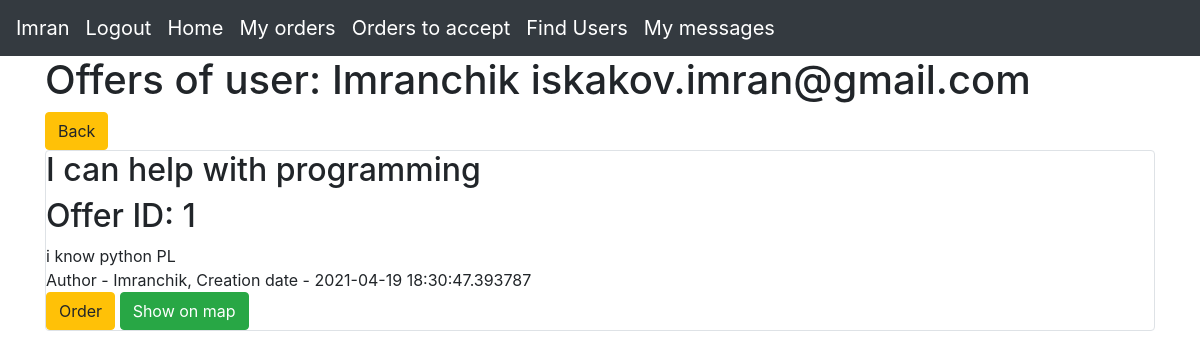
The app's page /display_offers/2 (signed in), older data.
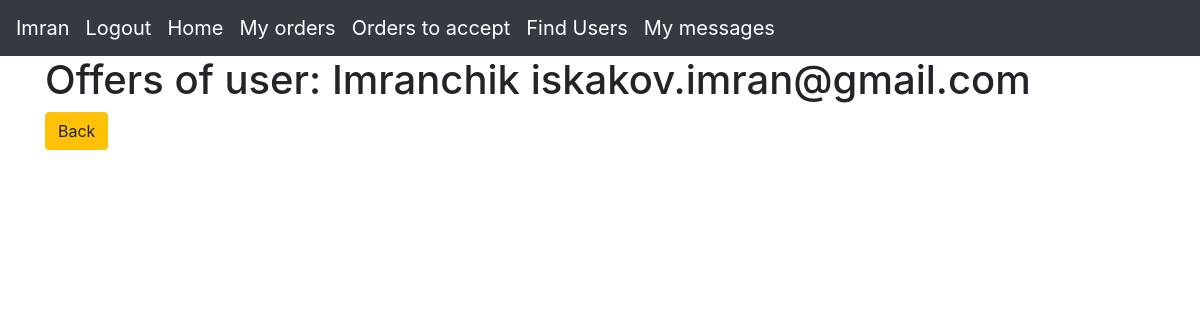
The same page, newer data.
### data/users.py (models this page shows, shortened)
class User(SqlAlchemyBase, UserMixin):
    __tablename__ = 'users'
    id = sqlalchemy.Column(sqlalchemy.Integer, primary_key=True, autoincrement=True)
    name = sqlalchemy.Column(sqlalchemy.String, nullable=True)
    about = sqlalchemy.Column(sqlalchemy.String, nullable=True)
    email = sqlalchemy.Column(sqlalchemy.String, index=True, unique=True, nullable=True)
    hashed_password = sqlalchemy.Column(sqlalchemy.String, nullable=True)
    created_date = sqlalchemy.Column(sqlalchemy.DateTime, default=datetime.datetime.now)
    offers = orm.relation("Offer", back_populates='user')
    country = sqlalchemy.Column(sqlalchemy.String, nullable=True)
    city = sqlalchemy.Column(sqlalchemy.String, nullable=True)
    district = sqlalchemy.Column(sqlalchemy.String, nullable=True)
    building = sqlalchemy.Column(sqlalchemy.String, nullable=True)

### data/offers.py (models this page shows)
class Offer(SqlAlchemyBase):
    __tablename__ = 'offers'
    id = sqlalchemy.Column(sqlalchemy.Integer, primary_key=True, autoincrement=True)
    title = sqlalchemy.Column(sqlalchemy.String, nullable=True)
    content = sqlalchemy.Column(sqlalchemy.String, nullable=True)
    created_date = sqlalchemy.Column(sqlalchemy.DateTime, default=datetime.datetime.now)
    is_taken = sqlalchemy.Column(sqlalchemy.Boolean, default=False)
    user_id = sqlalchemy.Column(sqlalchemy.Integer, sqlalchemy.ForeignKey("users.id"))
    user = orm.relation('User')
    categories = orm.relation("Category", secondary="association", backref="offers")

### main.py (the view)
@app.route('/display_offers/<int:user_id>')
@login_required
def display_offers(user_id):
    db_sess = db_session.create_session()
    offers = db_sess.query(Offer).filter(Offer.user_id == user_id, Offer.is_taken == False).all()
    user = db_sess.query(User).filter((User.id == user_id)).first()
    db_sess.commit()
    return render_template("display_offers.html", offers=offers, user=user)

### data/db_session.py (called while the page is built)
def create_session() -> Session:
    global __factory
    return __factory()

### main.py (called while the page is built)
@login_manager.user_loader
def load_user(user_id):
    db_sess = db_session.create_session()
    return db_sess.query(User).get(user_id)

### templates/display_offers.html
{% extends "base.html" %}
{% block content %}
    <h1>Offers of user: {{ user.name }} {{ user.email }}</h1>
    <div>
        <a href="/search_user" class="btn btn-warning">Back</a>
    </div>
    {% for item in offers %}
        {% if item.is_taken == False %}
        <div class="col-md6 border rounded">
            <h2>{{ item.title }}</h2>
            <h2>Offer ID: {{ item.id }}</h2>
            <div>
                {{ item.content }}
            </div>
            <div>
                Author - {{ item.user.name }}, Creation date - {{ item.created_date }}
            </div>
            {% if item.user != current_user %}
            <div>
                <a href="/make_order/{{ item.id }}" class="btn btn-warning">Order</a>
                <a href="/distance/{{ item.user.id}}" class="btn btn-success">Show on map</a>
            </div>
            {% endif %}
        </div>
        {% endif %}
    {% endfor %}
{% endblock %}

### templates/base.html (shortened to what this page needs)
<!doctype html>
<html lang="en">
<head>
    <link rel="stylesheet"
          href="https://stackpath.bootstrapcdn.com/bootstrap/4.4.1/css/bootstrap.min.css"
>
</head>
<body>
<header>
     <nav class="navbar navbar-expand-lg navbar-dark bg-dark">
      <div class="collapse navbar-collapse" id="navbar">
        <div class="navbar-nav">
          <a class="navbar-brand" href="#">{{current_user.name}}</a>
        {% if current_user.is_authenticated %}
            <a class="navbar-brand" href="/logout">Logout</a>
            <a class="navbar-brand" href="/">Home</a>
            <a class="navbar-brand" href="/my_orders">My orders</a>
            <a class="navbar-brand" href="/orders_to_take">Orders to accept</a>
            <a class="navbar-brand" href="/search_user">Find Users</a>
            <a class="navbar-brand" href="/my_messages">My messages</a>
        {% else %}
            <p>
                <a class="btn btn-primary " href="/register">Sign up</a>
                <a class="btn btn-success" href="/login">Log in</a>
                <a class="btn btn-success" href="/">Main</a>
            </p>
        {% endif %}
        </div>
      </div>
    </nav>
</header>
<main role="main" class="container">
    {% block content %}{% endblock %}
</main>
</body>
</html>

Row changes from the older to the newer data that the page shows:
no longer on this page (row edited): Offer: title "I can help with programming", id "1", content "i know python PL", user.name "Imranchik", created_date "2021-04-19 18:30:47.393787"
